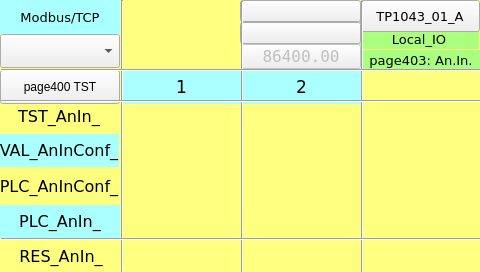
<?xml version="1.0" encoding="UTF-8"?>
<ui version="4.0">
 <class>page403</class>
 <widget class="QWidget" name="page403">
  <property name="geometry">
   <rect>
    <x>0</x>
    <y>0</y>
    <width>480</width>
    <height>272</height>
   </rect>
  </property>
  <property name="minimumSize">
   <size>
    <width>480</width>
    <height>272</height>
   </size>
  </property>
  <property name="maximumSize">
   <size>
    <width>480</width>
    <height>272</height>
   </size>
  </property>
  <property name="windowTitle">
   <string>page403</string>
  </property>
  <property name="styleSheet">
   <string notr="true">QWidget#page403
{
background-color: rgb(255, 255, 127);
}</string>
  </property>
  <widget class="QLabel" name="label_Page">
   <property name="geometry">
    <rect>
     <x>361</x>
     <y>50</y>
     <width>120</width>
     <height>20</height>
    </rect>
   </property>
   <property name="font">
    <font>
     <family>DejaVu Sans</family>
     <pointsize>10</pointsize>
    </font>
   </property>
   <property name="styleSheet">
    <string notr="true">background-color: rgb(170, 255, 127);</string>
   </property>
   <property name="text">
    <string>page403: An.In.</string>
   </property>
   <property name="alignment">
    <set>Qt::AlignCenter</set>
   </property>
  </widget>
  <widget class="QLabel" name="label_18">
   <property name="geometry">
    <rect>
     <x>359</x>
     <y>29</y>
     <width>120</width>
     <height>20</height>
    </rect>
   </property>
   <property name="font">
    <font>
     <family>DejaVu Sans</family>
     <pointsize>10</pointsize>
    </font>
   </property>
   <property name="styleSheet">
    <string notr="true">background-color: rgb(170, 255, 127);</string>
   </property>
   <property name="text">
    <string>Local_IO</string>
   </property>
   <property name="alignment">
    <set>Qt::AlignCenter</set>
   </property>
  </widget>
  <widget class="Line" name="line_vt_2">
   <property name="geometry">
    <rect>
     <x>241</x>
     <y>1</y>
     <width>3</width>
     <height>272</height>
    </rect>
   </property>
   <property name="orientation">
    <enum>Qt::Vertical</enum>
   </property>
  </widget>
  <widget class="Line" name="line_hr_2">
   <property name="geometry">
    <rect>
     <x>1</x>
     <y>100</y>
     <width>481</width>
     <height>3</height>
    </rect>
   </property>
   <property name="orientation">
    <enum>Qt::Horizontal</enum>
   </property>
  </widget>
  <widget class="Line" name="line_hr_1">
   <property name="geometry">
    <rect>
     <x>1</x>
     <y>69</y>
     <width>481</width>
     <height>3</height>
    </rect>
   </property>
   <property name="orientation">
    <enum>Qt::Horizontal</enum>
   </property>
  </widget>
  <widget class="Line" name="line_vt_4">
   <property name="geometry">
    <rect>
     <x>361</x>
     <y>1</y>
     <width>3</width>
     <height>272</height>
    </rect>
   </property>
   <property name="orientation">
    <enum>Qt::Vertical</enum>
   </property>
  </widget>
  <widget class="ATCMdate" name="atcmDate">
   <property name="geometry">
    <rect>
     <x>240</x>
     <y>0</y>
     <width>121</width>
     <height>22</height>
    </rect>
   </property>
   <property name="font">
    <font>
     <family>DejaVu Sans Mono</family>
    </font>
   </property>
   <property name="toolTip">
    <string>ATCM QDate</string>
   </property>
   <property name="whatsThis">
    <string>ATCMdate widget</string>
   </property>
   <property name="bgColor">
    <color>
     <red>170</red>
     <green>255</green>
     <blue>127</blue>
    </color>
   </property>
   <property name="borderWidth">
    <number>0</number>
   </property>
   <property name="borderRadius">
    <number>0</number>
   </property>
   <property name="format">
    <enum>ATCMdate::YYYY_MM_DD</enum>
   </property>
  </widget>
  <widget class="ATCMbutton" name="atcmButton_5">
   <property name="geometry">
    <rect>
     <x>360</x>
     <y>0</y>
     <width>120</width>
     <height>32</height>
    </rect>
   </property>
   <property name="font">
    <font>
     <family>DejaVu Sans</family>
     <pointsize>10</pointsize>
     <weight>50</weight>
     <bold>false</bold>
    </font>
   </property>
   <property name="toolTip">
    <string/>
   </property>
   <property name="whatsThis">
    <string>ATCMbutton widget</string>
   </property>
   <property name="pageName">
    <string>menu</string>
   </property>
   <property name="statusvar">
    <string/>
   </property>
   <property name="viewStatus">
    <bool>false</bool>
   </property>
   <property name="refresh">
    <number>200</number>
   </property>
   <property name="visibilityVar">
    <string/>
   </property>
   <property name="bgColor">
    <color>
     <red>85</red>
     <green>255</green>
     <blue>255</blue>
    </color>
   </property>
   <property name="borderColor">
    <color>
     <red>220</red>
     <green>220</green>
     <blue>220</blue>
    </color>
   </property>
   <property name="text">
    <string>TP1043_01_A</string>
   </property>
   <property name="pressText">
    <string>TP1043_01_A</string>
   </property>
   <property name="borderWidth">
    <number>2</number>
   </property>
   <property name="borderRadius">
    <number>0</number>
   </property>
   <property name="apparence">
    <enum>QFrame::Raised</enum>
   </property>
  </widget>
  <widget class="Line" name="line_hr_3">
   <property name="geometry">
    <rect>
     <x>1</x>
     <y>238</y>
     <width>481</width>
     <height>3</height>
    </rect>
   </property>
   <property name="orientation">
    <enum>Qt::Horizontal</enum>
   </property>
  </widget>
  <widget class="Line" name="line_vt_1">
   <property name="geometry">
    <rect>
     <x>121</x>
     <y>0</y>
     <width>3</width>
     <height>272</height>
    </rect>
   </property>
   <property name="orientation">
    <enum>Qt::Vertical</enum>
   </property>
  </widget>
  <widget class="ATCMtime" name="atcmTime_2">
   <property name="geometry">
    <rect>
     <x>240</x>
     <y>22</y>
     <width>121</width>
     <height>22</height>
    </rect>
   </property>
   <property name="font">
    <font>
     <family>DejaVu Sans Mono</family>
    </font>
   </property>
   <property name="toolTip">
    <string>ATCM QTime</string>
   </property>
   <property name="whatsThis">
    <string>ATCMtime widget</string>
   </property>
   <property name="bgColor">
    <color>
     <red>170</red>
     <green>255</green>
     <blue>127</blue>
    </color>
   </property>
   <property name="borderWidth">
    <number>0</number>
   </property>
   <property name="borderRadius">
    <number>0</number>
   </property>
  </widget>
  <widget class="QLabel" name="label_PLC_AnInConf_">
   <property name="geometry">
    <rect>
     <x>-1</x>
     <y>170</y>
     <width>120</width>
     <height>33</height>
    </rect>
   </property>
   <property name="font">
    <font>
     <family>DejaVu Sans</family>
     <pointsize>12</pointsize>
    </font>
   </property>
   <property name="styleSheet">
    <string notr="true">background-color: rgb(255, 255, 127);</string>
   </property>
   <property name="text">
    <string>PLC_AnInConf_</string>
   </property>
   <property name="alignment">
    <set>Qt::AlignCenter</set>
   </property>
  </widget>
  <widget class="QLabel" name="label_AnIn_2">
   <property name="geometry">
    <rect>
     <x>241</x>
     <y>70</y>
     <width>121</width>
     <height>34</height>
    </rect>
   </property>
   <property name="font">
    <font>
     <family>DejaVu Sans</family>
     <pointsize>13</pointsize>
    </font>
   </property>
   <property name="styleSheet">
    <string notr="true">background-color: rgb(170, 255, 255);</string>
   </property>
   <property name="text">
    <string>2</string>
   </property>
   <property name="alignment">
    <set>Qt::AlignCenter</set>
   </property>
  </widget>
  <widget class="QLabel" name="label_RES_AnIn_">
   <property name="geometry">
    <rect>
     <x>1</x>
     <y>240</y>
     <width>120</width>
     <height>33</height>
    </rect>
   </property>
   <property name="font">
    <font>
     <family>DejaVu Sans</family>
     <pointsize>12</pointsize>
    </font>
   </property>
   <property name="styleSheet">
    <string notr="true">background-color: rgb(255, 255, 127);</string>
   </property>
   <property name="text">
    <string>RES_AnIn_</string>
   </property>
   <property name="alignment">
    <set>Qt::AlignCenter</set>
   </property>
  </widget>
  <widget class="QLabel" name="label_AnIn_1">
   <property name="geometry">
    <rect>
     <x>121</x>
     <y>70</y>
     <width>121</width>
     <height>34</height>
    </rect>
   </property>
   <property name="font">
    <font>
     <family>DejaVu Sans</family>
     <pointsize>13</pointsize>
    </font>
   </property>
   <property name="styleSheet">
    <string notr="true">background-color: rgb(170, 255, 255);</string>
   </property>
   <property name="text">
    <string>1</string>
   </property>
   <property name="alignment">
    <set>Qt::AlignCenter</set>
   </property>
  </widget>
  <widget class="QLabel" name="label_TST_AnIn_">
   <property name="geometry">
    <rect>
     <x>-1</x>
     <y>100</y>
     <width>120</width>
     <height>33</height>
    </rect>
   </property>
   <property name="font">
    <font>
     <family>DejaVu Sans</family>
     <pointsize>12</pointsize>
    </font>
   </property>
   <property name="styleSheet">
    <string notr="true">background-color: rgb(255, 255, 127);</string>
   </property>
   <property name="text">
    <string>TST_AnIn_</string>
   </property>
   <property name="alignment">
    <set>Qt::AlignCenter</set>
   </property>
  </widget>
  <widget class="QLabel" name="label_VAL_AnInConf_">
   <property name="geometry">
    <rect>
     <x>-1</x>
     <y>134</y>
     <width>120</width>
     <height>33</height>
    </rect>
   </property>
   <property name="font">
    <font>
     <family>DejaVu Sans</family>
     <pointsize>12</pointsize>
    </font>
   </property>
   <property name="styleSheet">
    <string notr="true">background-color: rgb(170, 255, 255);</string>
   </property>
   <property name="text">
    <string>VAL_AnInConf_</string>
   </property>
   <property name="alignment">
    <set>Qt::AlignCenter</set>
   </property>
  </widget>
  <widget class="QLabel" name="label_PLC_AnIn_">
   <property name="geometry">
    <rect>
     <x>0</x>
     <y>205</y>
     <width>120</width>
     <height>33</height>
    </rect>
   </property>
   <property name="font">
    <font>
     <family>DejaVu Sans</family>
     <pointsize>12</pointsize>
    </font>
   </property>
   <property name="styleSheet">
    <string notr="true">background-color: rgb(170, 255, 255);</string>
   </property>
   <property name="text">
    <string>PLC_AnIn_</string>
   </property>
   <property name="alignment">
    <set>Qt::AlignCenter</set>
   </property>
  </widget>
  <widget class="ATCMbutton" name="atcmButton_page402_2">
   <property name="geometry">
    <rect>
     <x>0</x>
     <y>70</y>
     <width>120</width>
     <height>34</height>
    </rect>
   </property>
   <property name="toolTip">
    <string/>
   </property>
   <property name="whatsThis">
    <string>ATCMbutton widget</string>
   </property>
   <property name="pageName">
    <string>page400</string>
   </property>
   <property name="statusvar">
    <string/>
   </property>
   <property name="viewStatus">
    <bool>false</bool>
   </property>
   <property name="visibilityVar">
    <string/>
   </property>
   <property name="bgColor">
    <color>
     <red>170</red>
     <green>255</green>
     <blue>255</blue>
    </color>
   </property>
   <property name="text">
    <string>page400 TST</string>
   </property>
   <property name="pressText">
    <string>page400 TST</string>
   </property>
   <property name="borderWidth">
    <number>0</number>
   </property>
   <property name="borderRadius">
    <number>0</number>
   </property>
   <property name="apparence">
    <enum>QFrame::Raised</enum>
   </property>
  </widget>
  <widget class="ATCMlabel" name="atcmLabel_PLC_time">
   <property name="enabled">
    <bool>false</bool>
   </property>
   <property name="geometry">
    <rect>
     <x>241</x>
     <y>44</y>
     <width>120</width>
     <height>25</height>
    </rect>
   </property>
   <property name="font">
    <font>
     <family>DejaVu Sans Mono</family>
     <pointsize>12</pointsize>
    </font>
   </property>
   <property name="text">
    <string>86400.00</string>
   </property>
   <property name="toolTip">
    <string>PLC_time</string>
   </property>
   <property name="whatsThis">
    <string>ATCMlabel widget</string>
   </property>
   <property name="variable">
    <string>PLC_time</string>
   </property>
   <property name="refresh">
    <number>500</number>
   </property>
   <property name="max">
    <string>0</string>
   </property>
   <property name="min">
    <string>0</string>
   </property>
   <property name="viewStatus">
    <bool>false</bool>
   </property>
   <property name="visibilityVar">
    <string/>
   </property>
   <property name="bgColor">
    <color>
     <red>170</red>
     <green>255</green>
     <blue>127</blue>
    </color>
   </property>
   <property name="fontColor">
    <color>
     <red>0</red>
     <green>0</green>
     <blue>0</blue>
    </color>
   </property>
   <property name="borderWidth">
    <number>0</number>
   </property>
   <property name="borderRadius">
    <number>0</number>
   </property>
  </widget>
  <widget class="ATCMcombobox" name="atcmComboBox">
   <property name="geometry">
    <rect>
     <x>0</x>
     <y>34</y>
     <width>120</width>
     <height>34</height>
    </rect>
   </property>
   <property name="font">
    <font>
     <family>DejaVu Sans</family>
     <pointsize>10</pointsize>
    </font>
   </property>
   <property name="toolTip">
    <string>TEST_COMMAND</string>
   </property>
   <property name="whatsThis">
    <string>ATCMcombobox widget</string>
   </property>
   <property name="variable">
    <string>TEST_COMMAND</string>
   </property>
   <property name="refresh">
    <number>500</number>
   </property>
   <property name="viewStatus">
    <bool>false</bool>
   </property>
   <property name="writeAcknowledge">
    <bool>false</bool>
   </property>
   <property name="visibilityVar">
    <string/>
   </property>
   <property name="bgColor">
    <color>
     <red>170</red>
     <green>255</green>
     <blue>127</blue>
    </color>
   </property>
   <property name="borderWidth">
    <number>0</number>
   </property>
   <property name="borderRadius">
    <number>0</number>
   </property>
   <property name="mapping">
    <string>0;LOCAL;216;REMOTE;42;DONE</string>
   </property>
  </widget>
  <widget class="QLabel" name="label_Start_3">
   <property name="geometry">
    <rect>
     <x>0</x>
     <y>0</y>
     <width>120</width>
     <height>34</height>
    </rect>
   </property>
   <property name="font">
    <font>
     <family>DejaVu Sans</family>
     <pointsize>10</pointsize>
    </font>
   </property>
   <property name="styleSheet">
    <string notr="true">background-color: rgb(170, 255, 255);</string>
   </property>
   <property name="text">
    <string>Modbus/TCP</string>
   </property>
   <property name="alignment">
    <set>Qt::AlignCenter</set>
   </property>
  </widget>
  <widget class="ATCManimation" name="atcmAnimation_TEST_STATUS">
   <property name="geometry">
    <rect>
     <x>120</x>
     <y>0</y>
     <width>120</width>
     <height>68</height>
    </rect>
   </property>
   <property name="toolTip">
    <string>TEST_STATUS</string>
   </property>
   <property name="whatsThis">
    <string>ATCManimation widget</string>
   </property>
   <property name="mapping">
    <string>0;:/icons/my_img/local.png;216;:/icons/my_img/remote.png;42;:/icons/my_img/done.png</string>
   </property>
   <property name="variable">
    <string>TEST_STATUS</string>
   </property>
   <property name="refresh">
    <number>500</number>
   </property>
   <property name="viewStatus">
    <bool>false</bool>
   </property>
   <property name="visibilityVar">
    <string/>
   </property>
  </widget>
  <zorder>label_Page</zorder>
  <zorder>label_18</zorder>
  <zorder>atcmDate</zorder>
  <zorder>atcmButton_5</zorder>
  <zorder>atcmTime_2</zorder>
  <zorder>label_PLC_AnInConf_</zorder>
  <zorder>label_AnIn_2</zorder>
  <zorder>label_RES_AnIn_</zorder>
  <zorder>label_AnIn_1</zorder>
  <zorder>label_TST_AnIn_</zorder>
  <zorder>label_VAL_AnInConf_</zorder>
  <zorder>label_PLC_AnIn_</zorder>
  <zorder>atcmButton_page402_2</zorder>
  <zorder>atcmLabel_PLC_time</zorder>
  <zorder>atcmComboBox</zorder>
  <zorder>label_Start_3</zorder>
  <zorder>atcmAnimation_TEST_STATUS</zorder>
  <zorder>line_vt_2</zorder>
  <zorder>line_vt_1</zorder>
  <zorder>line_vt_4</zorder>
  <zorder>line_hr_2</zorder>
  <zorder>line_hr_3</zorder>
  <zorder>line_hr_1</zorder>
 </widget>
 <customwidgets>
  <customwidget>
   <class>ATCManimation</class>
   <extends>QLabel</extends>
   <header>atcmplugin.h</header>
  </customwidget>
  <customwidget>
   <class>ATCMbutton</class>
   <extends>QPushButton</extends>
   <header>atcmplugin.h</header>
  </customwidget>
  <customwidget>
   <class>ATCMcombobox</class>
   <extends>QComboBox</extends>
   <header>atcmplugin.h</header>
  </customwidget>
  <customwidget>
   <class>ATCMdate</class>
   <extends>QPushButton</extends>
   <header>atcmplugin.h</header>
  </customwidget>
  <customwidget>
   <class>ATCMlabel</class>
   <extends>QPushButton</extends>
   <header>atcmplugin.h</header>
  </customwidget>
  <customwidget>
   <class>ATCMtime</class>
   <extends>QPushButton</extends>
   <header>atcmplugin.h</header>
  </customwidget>
 </customwidgets>
 <resources/>
 <connections>
  <connection>
   <sender>atcmButton_5</sender>
   <signal>newPage(const char*,bool)</signal>
   <receiver>page403</receiver>
   <slot>goto_page(const char*,bool)</slot>
   <hints>
    <hint type="sourcelabel">
     <x>20</x>
     <y>20</y>
    </hint>
    <hint type="destinationlabel">
     <x>20</x>
     <y>20</y>
    </hint>
   </hints>
  </connection>
  <connection>
   <sender>atcmButton_page402_2</sender>
   <signal>newPage(const char*,bool)</signal>
   <receiver>page403</receiver>
   <slot>goto_page(const char*,bool)</slot>
   <hints>
    <hint type="sourcelabel">
     <x>20</x>
     <y>20</y>
    </hint>
    <hint type="destinationlabel">
     <x>20</x>
     <y>20</y>
    </hint>
   </hints>
  </connection>
 </connections>
 <slots>
  <slot>goto_page(const char*,bool)</slot>
 </slots>
</ui>
